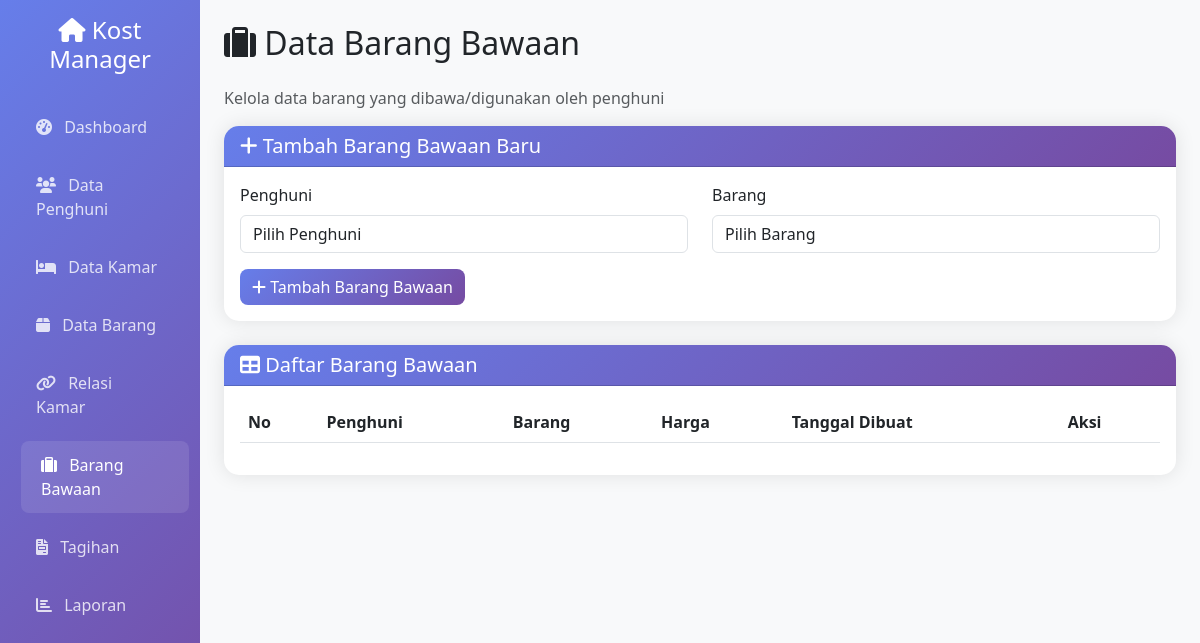
The app's page /barang_bawaan.php, older data.
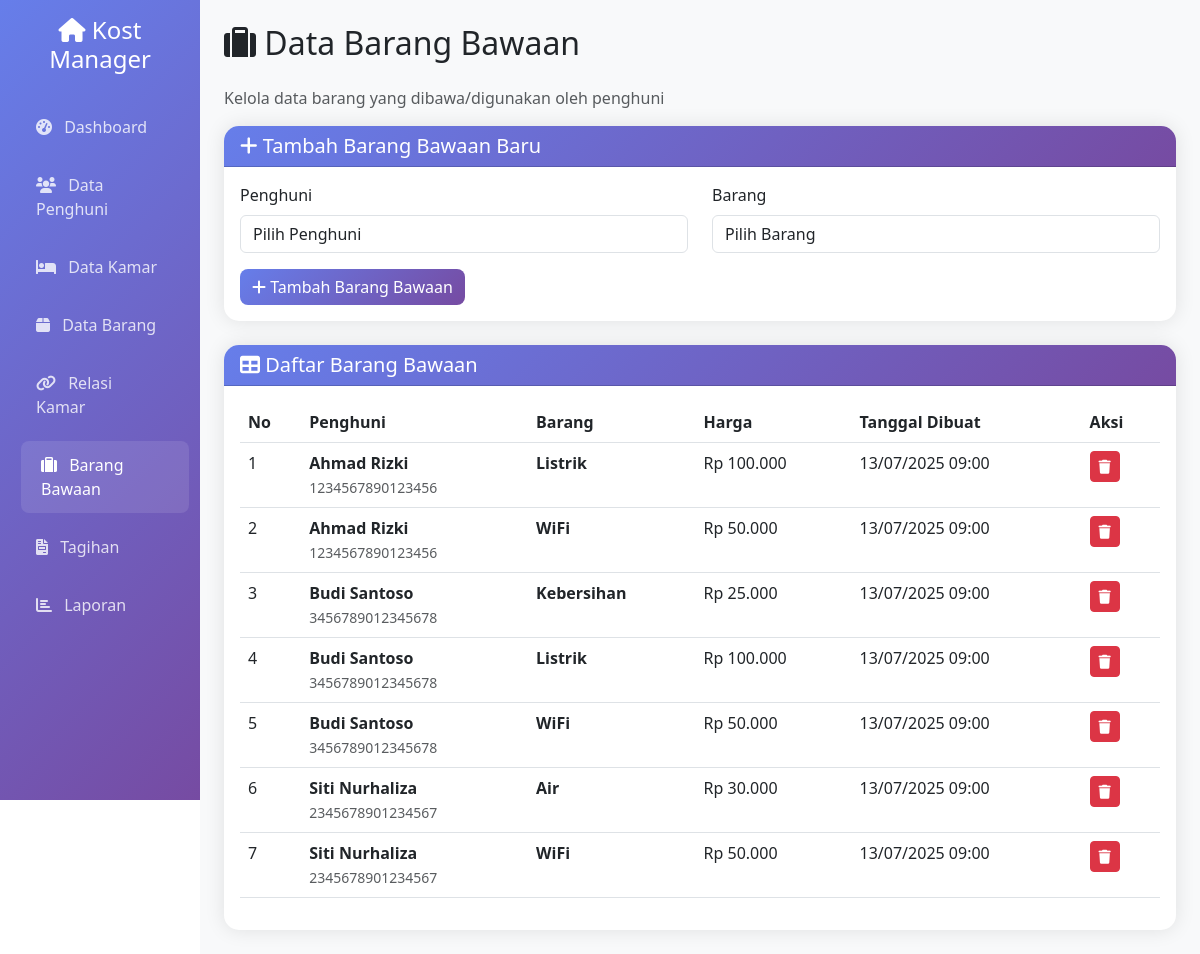
The same page, newer data.
### tables this page shows
CREATE TABLE IF NOT EXISTS tb_brng_bawaan (
    id INT AUTO_INCREMENT PRIMARY KEY,
    id_penghuni INT NOT NULL,
    id_barang INT NOT NULL,
    created_at TIMESTAMP DEFAULT CURRENT_TIMESTAMP,
    updated_at TIMESTAMP DEFAULT CURRENT_TIMESTAMP ON UPDATE CURRENT_TIMESTAMP,
    FOREIGN KEY (id_penghuni) REFERENCES tb_penghuni(id) ON DELETE CASCADE,
    FOREIGN KEY (id_barang) REFERENCES tb_barang(id) ON DELETE CASCADE
);

CREATE TABLE IF NOT EXISTS tb_penghuni (
    id INT AUTO_INCREMENT PRIMARY KEY,
    nama VARCHAR(100) NOT NULL,
    no_ktp VARCHAR(16) NOT NULL UNIQUE,
    no_hp VARCHAR(15) NOT NULL,
    tgl_masuk DATE NOT NULL,
    tgl_keluar DATE NULL,
    kamar_id INT,
    created_at TIMESTAMP DEFAULT CURRENT_TIMESTAMP,
    updated_at TIMESTAMP DEFAULT CURRENT_TIMESTAMP ON UPDATE CURRENT_TIMESTAMP,
    FOREIGN KEY (kamar_id) REFERENCES tb_kamar(id) ON DELETE SET NULL
);

CREATE TABLE IF NOT EXISTS tb_barang (
    id INT AUTO_INCREMENT PRIMARY KEY,
    nama VARCHAR(100) NOT NULL,
    harga DECIMAL(10,2) NOT NULL,
    created_at TIMESTAMP DEFAULT CURRENT_TIMESTAMP,
    updated_at TIMESTAMP DEFAULT CURRENT_TIMESTAMP ON UPDATE CURRENT_TIMESTAMP
);

### barang_bawaan.php (the view, shortened to what this page needs)
<?php
include 'database/config.php';
?>
<!DOCTYPE html>
<html lang="id">
<head>
    <link href="https://cdn.jsdelivr.net/npm/bootstrap@5.3.0/dist/css/bootstrap.min.css" rel="stylesheet">
    <link href="https://cdnjs.cloudflare.com/ajax/libs/font-awesome/6.0.0/css/all.min.css" rel="stylesheet">
</head>
<body>
    <div class="container-fluid">
        <div class="row">
            <div class="col-md-3 col-lg-2 px-0">
                <div class="sidebar p-3">
                    <div class="text-center mb-4">
                        <h4 class="text-white"><i class="fas fa-home"></i> Kost Manager</h4>
                    </div>
                    <nav class="nav flex-column">
                        <a class="nav-link" href="index.php">
                            <i class="fas fa-tachometer-alt me-2"></i> Dashboard
                        </a>
                        <a class="nav-link" href="penghuni.php">
                            <i class="fas fa-users me-2"></i> Data Penghuni
                        </a>
                        <a class="nav-link" href="kamar.php">
                            <i class="fas fa-bed me-2"></i> Data Kamar
                        </a>
                        <a class="nav-link" href="barang.php">
                            <i class="fas fa-box me-2"></i> Data Barang
                        </a>
                        <a class="nav-link" href="relasi_kamar.php">
                            <i class="fas fa-link me-2"></i> Relasi Kamar
                        </a>
                        <a class="nav-link active" href="barang_bawaan.php">
                            <i class="fas fa-suitcase me-2"></i> Barang Bawaan
                        </a>
                        <a class="nav-link" href="tagihan.php">
                            <i class="fas fa-file-invoice me-2"></i> Tagihan
                        </a>
                        <a class="nav-link" href="laporan.php">
                            <i class="fas fa-chart-bar me-2"></i> Laporan
                        </a>
                    </nav>
                </div>
            </div>
            <div class="col-md-9 col-lg-10 main-content p-4">
                <div class="row">
                    <div class="col-12">
                        <h2 class="mb-4"><i class="fas fa-suitcase"></i> Data Barang Bawaan</h2>
                        <p class="text-muted">Kelola data barang yang dibawa/digunakan oleh penghuni</p>
                    </div>
                </div>
                <div class="card mb-4">
                    <div class="card-header">
                        <h5 class="mb-0">
                            <i class="fas fa-plus"></i> Tambah Barang Bawaan Baru
                        </h5>
                    </div>
                    <div class="card-body">
                        <form method="POST">
                            <div class="row">
                                <div class="col-md-6">
                                    <div class="mb-3">
                                        <label for="id_penghuni" class="form-label">Penghuni</label>
                                        <select class="form-control" id="id_penghuni" name="id_penghuni" required>
                                            <option value="">Pilih Penghuni</option>
                                        </select>
                                    </div>
                                </div>
                                <div class="col-md-6">
                                    <div class="mb-3">
                                        <label for="id_barang" class="form-label">Barang</label>
                                        <select class="form-control" id="id_barang" name="id_barang" required>
                                            <option value="">Pilih Barang</option>
                                        </select>
                                    </div>
                                </div>
                            </div>
                            <div class="d-flex gap-2">
                                <button type="submit" name="tambah" class="btn btn-primary">
                                    <i class="fas fa-plus"></i> Tambah Barang Bawaan
                                </button>
                            </div>
                        </form>
                    </div>
                </div>
                <div class="card">
                    <div class="card-header">
                        <h5 class="mb-0"><i class="fas fa-table"></i> Daftar Barang Bawaan</h5>
                    </div>
                    <div class="card-body">
                        <div class="table-responsive">
                            <table class="table table-hover">
                                <thead>
                                    <tr>
                                        <th>No</th>
                                        <th>Penghuni</th>
                                        <th>Barang</th>
                                        <th>Harga</th>
                                        <th>Tanggal Dibuat</th>
                                        <th>Aksi</th>
                                    </tr>
                                </thead>
                                <tbody>
                                    <?php
                                    $query = "SELECT bb.*, p.nama as nama_penghuni, p.no_ktp, b.nama as nama_barang, b.harga
                                             FROM tb_brng_bawaan bb
                                             INNER JOIN tb_penghuni p ON bb.id_penghuni = p.id
                                             INNER JOIN tb_barang b ON bb.id_barang = b.id
                                             ORDER BY p.nama, b.nama";
                                    $result = mysqli_query($conn, $query);
                                    $no = 1;
                                    while ($row = mysqli_fetch_assoc($result)) {
                                        echo "<tr>";
                                        echo "<td>" . $no++ . "</td>";
                                        echo "<td><strong>" . htmlspecialchars($row['nama_penghuni']) . "</strong><br>";
                                        echo "<small class='text-muted'>" . $row['no_ktp'] . "</small></td>";
                                        echo "<td><strong>" . htmlspecialchars($row['nama_barang']) . "</strong></td>";
                                        echo "<td>Rp " . number_format($row['harga'], 0, ',', '.') . "</td>";
                                        echo "<td>" . date('d/m/Y H:i', strtotime($row['created_at'])) . "</td>";
                                        echo "<td>";
                                        echo "<a href='?hapus=" . $row['id'] . "' class='btn btn-sm btn-danger' onclick='return confirm(\"Yakin ingin menghapus data ini?\")'><i class='fas fa-trash'></i></a>";
                                        echo "</td>";
                                        echo "</tr>";
                                    }
                                    ?>
                                </tbody>
                            </table>
                        </div>
                    </div>
                </div>
            </div>
        </div>
    </div>
</body>
</html>

### barang_bawaan.php (style rules this page uses)
.sidebar { min-height: 100vh; background: linear-gradient(135deg, #667eea 0%, #764ba2 100%); }
.sidebar .nav-link { color: rgba(255,255,255,0.8); padding: 12px 20px; margin: 5px 0; border-radius: 8px; transition: all 0.3s; }
.sidebar .nav-link:hover, .sidebar .nav-link.active { color: white; background: rgba(255,255,255,0.1); transform: translateX(5px); }
.main-content { background-color: #f8f9fa; min-height: 100vh; }
.card { border: none; border-radius: 15px; box-shadow: 0 0 20px rgba(0,0,0,0.1); }
.card-header { background: linear-gradient(135deg, #667eea 0%, #764ba2 100%); color: white; border-radius: 15px 15px 0 0 !important; }
.btn-primary { background: linear-gradient(135deg, #667eea 0%, #764ba2 100%); border: none; border-radius: 8px; }

Row changes from the older to the newer data that the page shows:
added tb_brng_bawaan: id_penghuni.nama "Ahmad Rizki", id_penghuni.no_ktp "1234567890123456", id_barang.nama "Listrik", id_barang.harga "100.000", created_at "13/07/2025 09:00"
added tb_brng_bawaan: id_penghuni.nama "Ahmad Rizki", id_penghuni.no_ktp "1234567890123456", id_barang.nama "WiFi", id_barang.harga "50.000", created_at "13/07/2025 09:00"
added tb_brng_bawaan: id_penghuni.nama "Budi Santoso", id_penghuni.no_ktp "3456789012345678", id_barang.nama "Kebersihan", id_barang.harga "25.000", created_at "13/07/2025 09:00"
added tb_brng_bawaan: id_penghuni.nama "Budi Santoso", id_penghuni.no_ktp "3456789012345678", id_barang.nama "Listrik", id_barang.harga "100.000", created_at "13/07/2025 09:00"
added tb_brng_bawaan: id_penghuni.nama "Budi Santoso", id_penghuni.no_ktp "3456789012345678", id_barang.nama "WiFi", id_barang.harga "50.000", created_at "13/07/2025 09:00"
added tb_brng_bawaan: id_penghuni.nama "Siti Nurhaliza", id_penghuni.no_ktp "2345678901234567", id_barang.nama "Air", id_barang.harga "30.000", created_at "13/07/2025 09:00"
added tb_brng_bawaan: id_penghuni.nama "Siti Nurhaliza", id_penghuni.no_ktp "2345678901234567", id_barang.nama "WiFi", id_barang.harga "50.000", created_at "13/07/2025 09:00"
